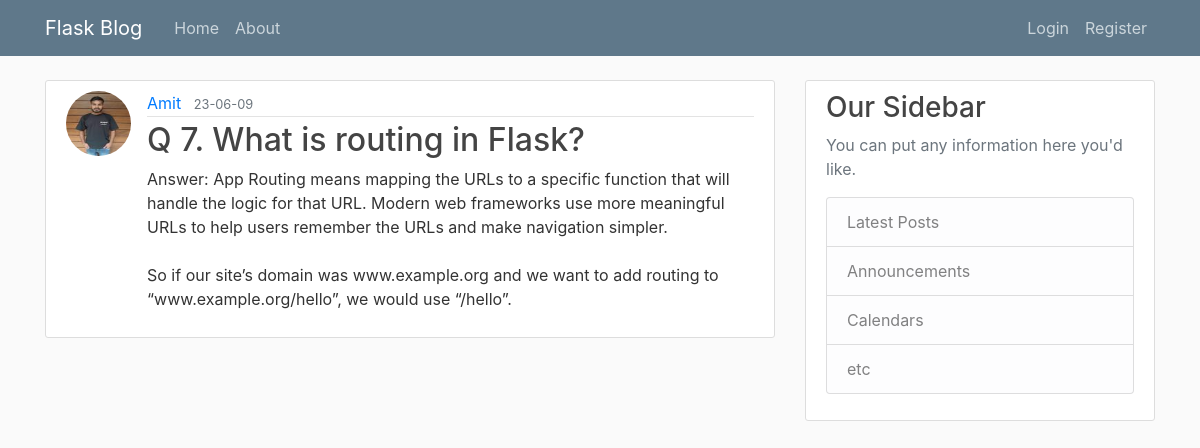
Page /post/8 on the earlier database version.
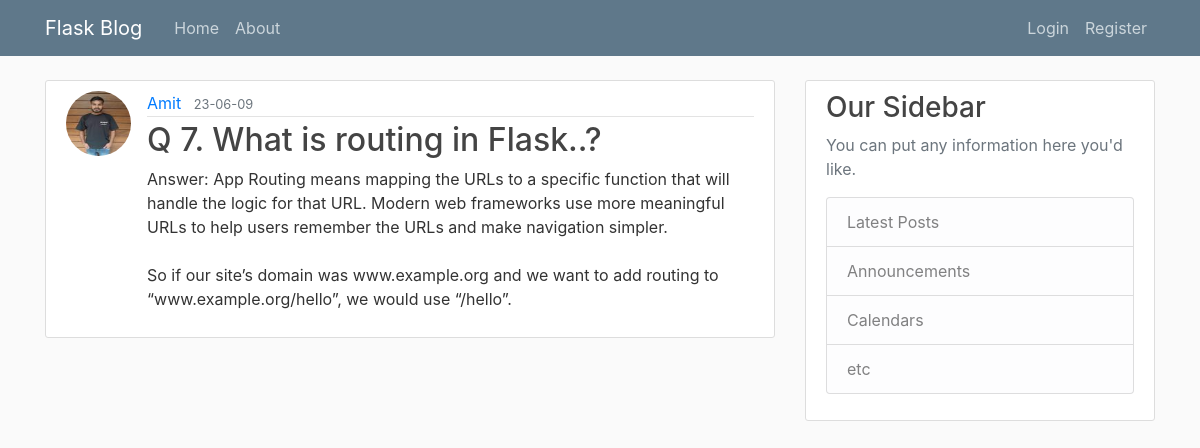
Same page on the later database version.
### flaskblog/models.py (models this page shows, shortened)
class Post(db.Model):
    id = db.Column(db.Integer, primary_key = True)
    title = db.Column(db.String(100),nullable = False)
    date_posted = db.Column(db.DateTime ,nullable = False, default= datetime.utcnow)
    content = db.Column(db.Text,nullable = False)
    user_id = db.Column(db.Integer, db.ForeignKey('user.id'), nullable=False)

### flaskblog/routes.py (the view)
@app.route("/post/<int:post_id>")
def post(post_id):
    post = Post.query.get_or_404(post_id)
    return render_template('post.html', title=post.title, post=post)

### flaskblog/templates/post.html (shortened to what this page needs)
{% extends 'layout.html' %}
{% block content %}
    <article class="media content-section">
      <img class="rounded-circle article-img" src="{{ url_for('static', filename='profile_pics/'+post.author.image_file) }}" alt="">
        <div class="media-body">
          <div class="article-metadata">
            <a class="mr-2" href="{{ url_for('user_posts', username=post.author.username) }}">{{ post.author.username }}</a>
            <small class="text-muted">{{ post.date_posted.strftime('%y-%m-%d') }}</small>
          </div>
          <h2 class="article-title" >{{ post.title }}</h2>
          <p class="article-content">{{ post.content }}</p>
        </div>
      </article>
{% endblock content %}

Differences in the rows shown:
changed Post: title "Q 7. What is routing in Flask?" → "Q 7. What is routing in Flask..?"
